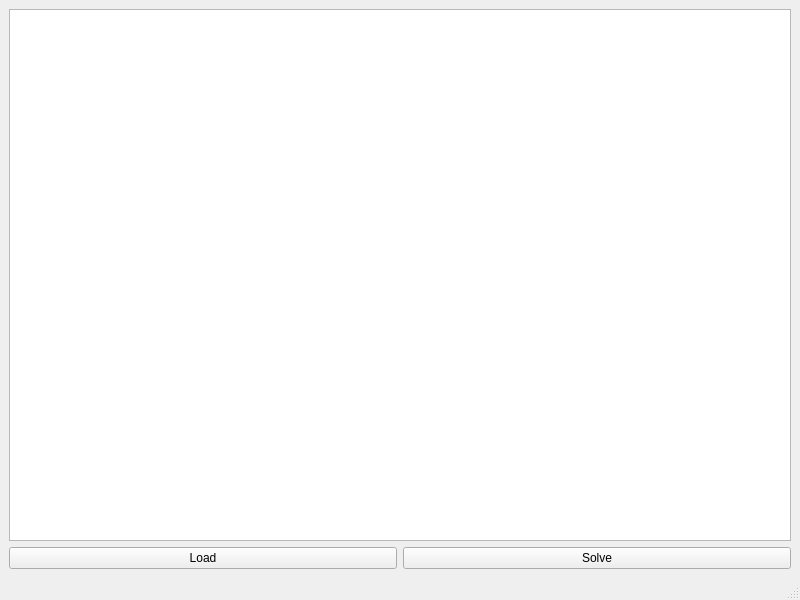
<?xml version="1.0" encoding="UTF-8"?>
<ui version="4.0">
 <class>MainWindow</class>
 <widget class="QMainWindow" name="MainWindow">
  <property name="geometry">
   <rect>
    <x>0</x>
    <y>0</y>
    <width>800</width>
    <height>600</height>
   </rect>
  </property>
  <property name="windowTitle">
   <string>MainWindow</string>
  </property>
  <widget class="QWidget" name="centralwidget">
   <layout class="QVBoxLayout" name="verticalLayout_3">
    <item>
     <layout class="QVBoxLayout" name="verticalLayout">
      <item>
       <widget class="QGraphicsView" name="graphicsView"/>
      </item>
      <item>
       <layout class="QHBoxLayout" name="horizontalLayout">
        <item>
         <widget class="QPushButton" name="loadPushButton">
          <property name="text">
           <string>Load</string>
          </property>
         </widget>
        </item>
        <item>
         <widget class="QPushButton" name="solvePushButton">
          <property name="text">
           <string>Solve</string>
          </property>
         </widget>
        </item>
       </layout>
      </item>
     </layout>
    </item>
   </layout>
  </widget>
  <widget class="QMenuBar" name="menubar">
   <property name="geometry">
    <rect>
     <x>0</x>
     <y>0</y>
     <width>800</width>
     <height>23</height>
    </rect>
   </property>
  </widget>
  <widget class="QStatusBar" name="statusbar"/>
  <action name="qwdqw">
   <property name="text">
    <string>wewefwf</string>
   </property>
  </action>
 </widget>
 <resources/>
 <connections/>
</ui>
